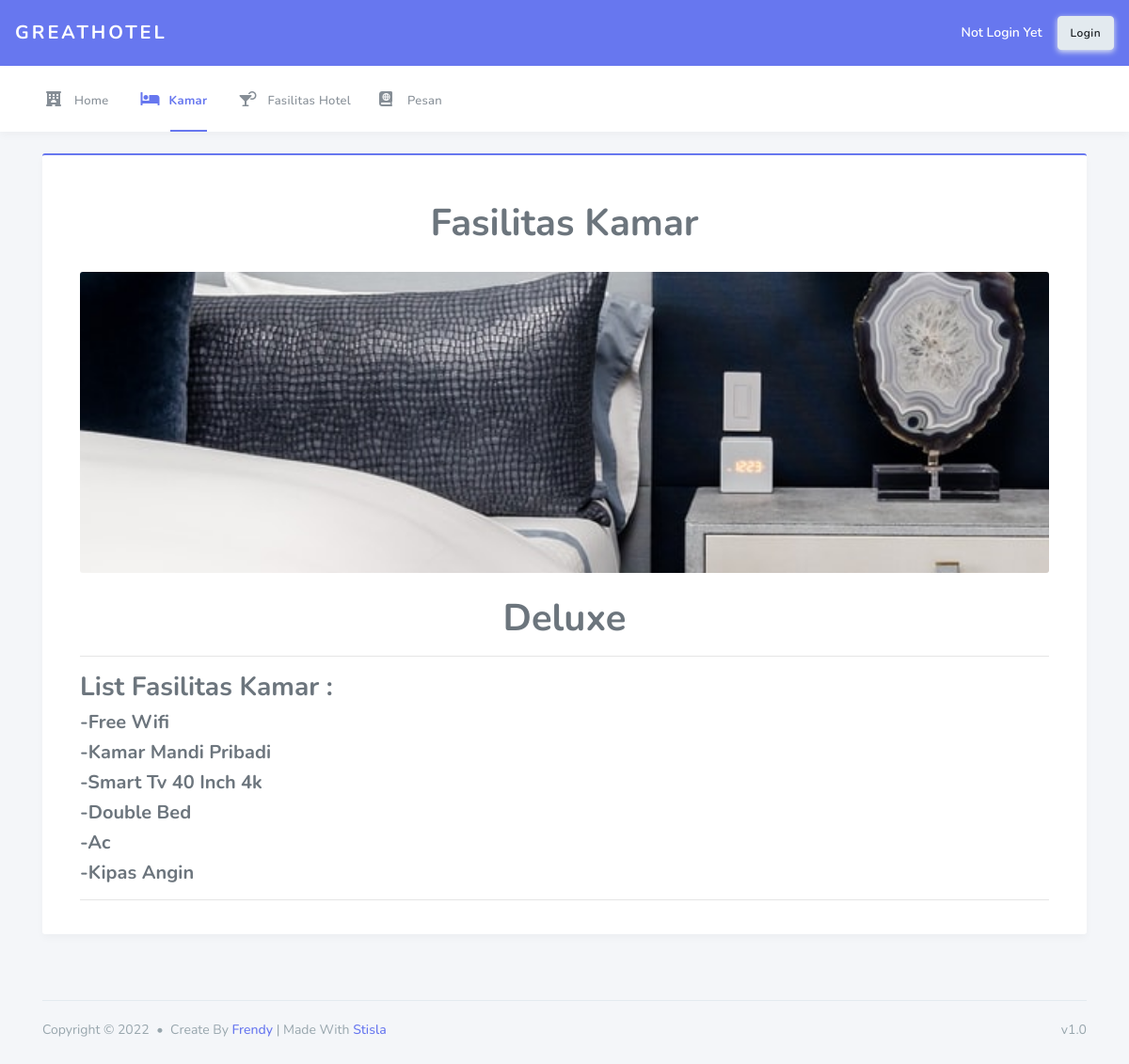
The page /tamu/view/1 on the database its author committed.
### tables this page shows
CREATE TABLE `kamar` (
  `id_kamar` int(11) NOT NULL,
  `tipe_kamar` varchar(50) NOT NULL,
  `jumlah_kamar` varchar(50) NOT NULL,
  `image` varchar(255) NOT NULL
);

CREATE TABLE `fasilitas_kamar` (
  `id_fasilitas` int(11) NOT NULL,
  `id_kamar` int(11) NOT NULL,
  `nama_fasilitas` varchar(50) NOT NULL
);

### application/controllers/Tamu.php (called while the page is built, shortened)
<?php
class Tamu extends CI_Controller
{
    public function __construct()
    {
        $this->load->model('Mod_kamar', 'kamar');
        $this->load->model('Mod_fasilitas', 'fas');
        $this->load->model('Mod_reservasi', 'res');
    }
    public function view($id_kamar)
    {
        $data = [
            'fas' => $this->kamar->v_id($id_kamar),
            'fask' => $this->fas->v_id($id_kamar),
        ];
        $this->load->view('layout_T/header');
        $this->load->view('layout_T/sidebar');
        $this->load->view('tamu/view', $data);
        $this->load->view('layout_T/footer');
    }
}

### index.php (called while the page is built, shortened)
<?php
require_once BASEPATH.'core/CodeIgniter.php';

### application/models/Mod_kamar.php (called while the page is built, shortened)
<?php
class Mod_kamar extends CI_Model
{
    private $_table = 'kamar';
    public function v_id($id_kamar)
    {
        return $this->db->get_where($this->_table, ['id_kamar' => $id_kamar])->row_array();
    }
}

### application/models/Mod_fasilitas.php (called while the page is built, shortened)
<?php
class Mod_fasilitas extends CI_Model
{
    public function v_id($id_kamar)
    {
        return $this->db->query("CALL v_idfask($id_kamar)")->result_array();
    }
}

### application/views/tamu/view.php (the view, shortened to what this page needs)
<div class="main-content">
    <section class="section">
        <div class="section-body">
            <div class="card card-primary">
                <div class="text-center mt-5">
                    <h1>Fasilitas Kamar </h1>
                </div>
                <div class="card-body">
                    <div class="col-12">
                        <div class="hero text-white hero-bg-image hero-bg-parallax align-items-center" style="height: 320px;" data-background="<?= base_url('assets/uploads/') . $fas['image'] ?>">
                        </div>
                        <h1 class="text-center mt-4"><?= $fas['tipe_kamar'] ?></h1>
                        <hr>
                        <h3>List Fasilitas Kamar :</h3>
                        <?php foreach ($fask as $key) : ?>
                            <h5> <?= '-' . $key['nama_fasilitas'] ?></h5>
                        <?php endforeach ?>
                        <hr>
                    </div>
                </div>
            </div>
        </div>
    </section>
</div>

### rows shown on the page
kamar: tipe_kamar "Deluxe"
fasilitas_kamar: nama_fasilitas "Free Wifi"
fasilitas_kamar: nama_fasilitas "Kamar Mandi Pribadi"
fasilitas_kamar: nama_fasilitas "Smart Tv 40 Inch 4k"
fasilitas_kamar: nama_fasilitas "Double Bed"
fasilitas_kamar: nama_fasilitas "Ac"
fasilitas_kamar: nama_fasilitas "Kipas Angin"
